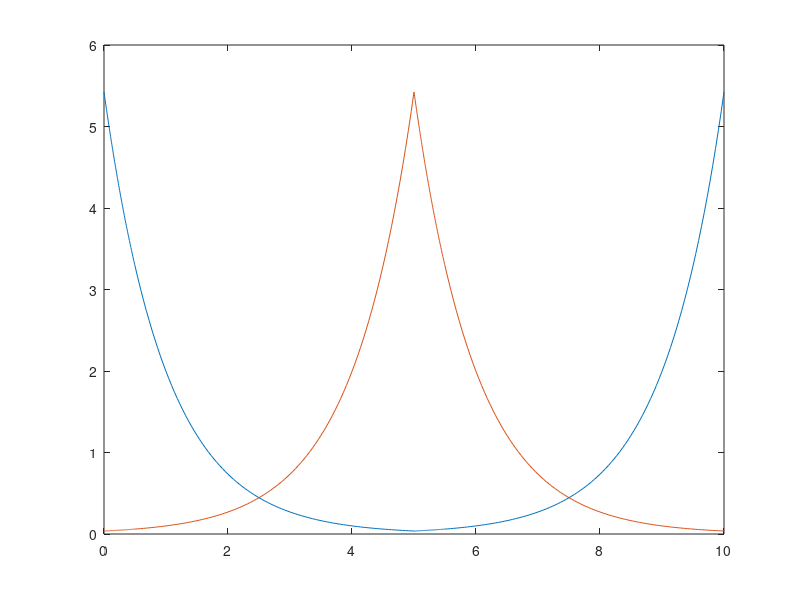

Recreate this plot in MATLAB. (Note: this script raises an error after producing the figure.)

P=rand(5,1);

lockedParams=[0.2,1,0.3,0.00,0.04,0.04,0.17,2,0.1,0,0,0];

mu= lockedParams(1); %discharge rate.
m=[0.1,0.001,0.001,1]; %InfluxRate S,A,B,X

beta= lockedParams(3); % 0.3 %Rate of infection
sigma=  lockedParams(4); %0.00; %relative rate of replacement infection

cA=  lockedParams(5);% 0.04;
cB=  lockedParams(6);% 0.04;
cAB=  lockedParams(7);%0.17; %Cost of antibiotic resistance.
betaS=beta;
betaA=beta*(1-cA);
betaB=beta*(1-cB);

tau=  lockedParams(8);%1.2; %rate of recovery due to treatment
gam=  lockedParams(9);% 0.1;  %Spontaneous recovery.

nuA=  lockedParams(10);%10^-6; %Spotaneous rate of resistance mutation thing.
nuB=  lockedParams(11);% 10^-6;
nuAB=  lockedParams(12);%10^-13;

sigma=sum(m)/mu;
SatX = (gam+mu+tau/2)/betaB;
z= m(1)/(gam+tau+mu-betaS*SatX);
Fulcrum= (sigma-SatX-z)/2;
slope= tau*Fulcrum/2;


T=5;

RaFunct= @(t) -slope*(t-T/2)+Fulcrum  ;
RbFunct= @(t) +slope*(t-T/2)+Fulcrum;


RaFunct= @(t) exp(-slope*(t-T/2)/Fulcrum)*Fulcrum  ;
RbFunct= @(t) exp(+slope*(t-T/2)/Fulcrum)*Fulcrum;


tvect=[linspace(0,T/10),linspace(T/10,T)];
RAvect=RaFunct(tvect);
RBvect=RbFunct(tvect);

plot([tvect,T+tvect],[RAvect,RBvect]);
hold on
plot([tvect,T+tvect],[RBvect,RAvect]);

m=[m(1:3),0,m(4)]'; %InfluxRate S,A,B,AB, X

chi=[0,0,1,0];

 ABRsim= @(t,y) ABRsimulationZZ(chi,y,lockedParams,t,T,m);
 
 y0=rand(1,5);
y0(1)=z;
y0(2)=RAvect(1);
y0(3)=RBvect(1);
y0(5)=SatX;
 y0(4)=0;
 
 [t,yQQ]=ode15s(ABRsim, linspace(0,T*20,10000), y0, odeset('NonNegative',1))
 figure(44);
 plot(t,yQQ,'LineWidth',2);
 hold on

 t_cycle=[tvect,T+tvect,2*T+tvect,3*T+tvect,4*T+tvect,5*T+tvect,6*T+tvect,7*T+tvect,8*T+tvect,9*T+tvect];
 t_cycle=[t_cycle,t_cycle+10*T]
 cyclePredict=[RAvect,RBvect,RAvect,RBvect,RAvect,RBvect,RAvect,RBvect,RAvect,RBvect];
 cyclePredict=[cyclePredict,cyclePredict]
 plot(t_cycle,cyclePredict,'o');
 
% 
% plot(t_cycle(5:5:end),cyclePredict(:,5:5:end),'o');

lowA= m(2)/(mu+gam-betaA*SatX);
lowB= m(3)/(tau+mu+gam-betaB*SatX);
figure(69);
plot(t,log(yQQ(:,2)-lowA),'LineWidth',2);
hold on
plot(t,log(yQQ(:,3)-lowB),'LineWidth',2);

 